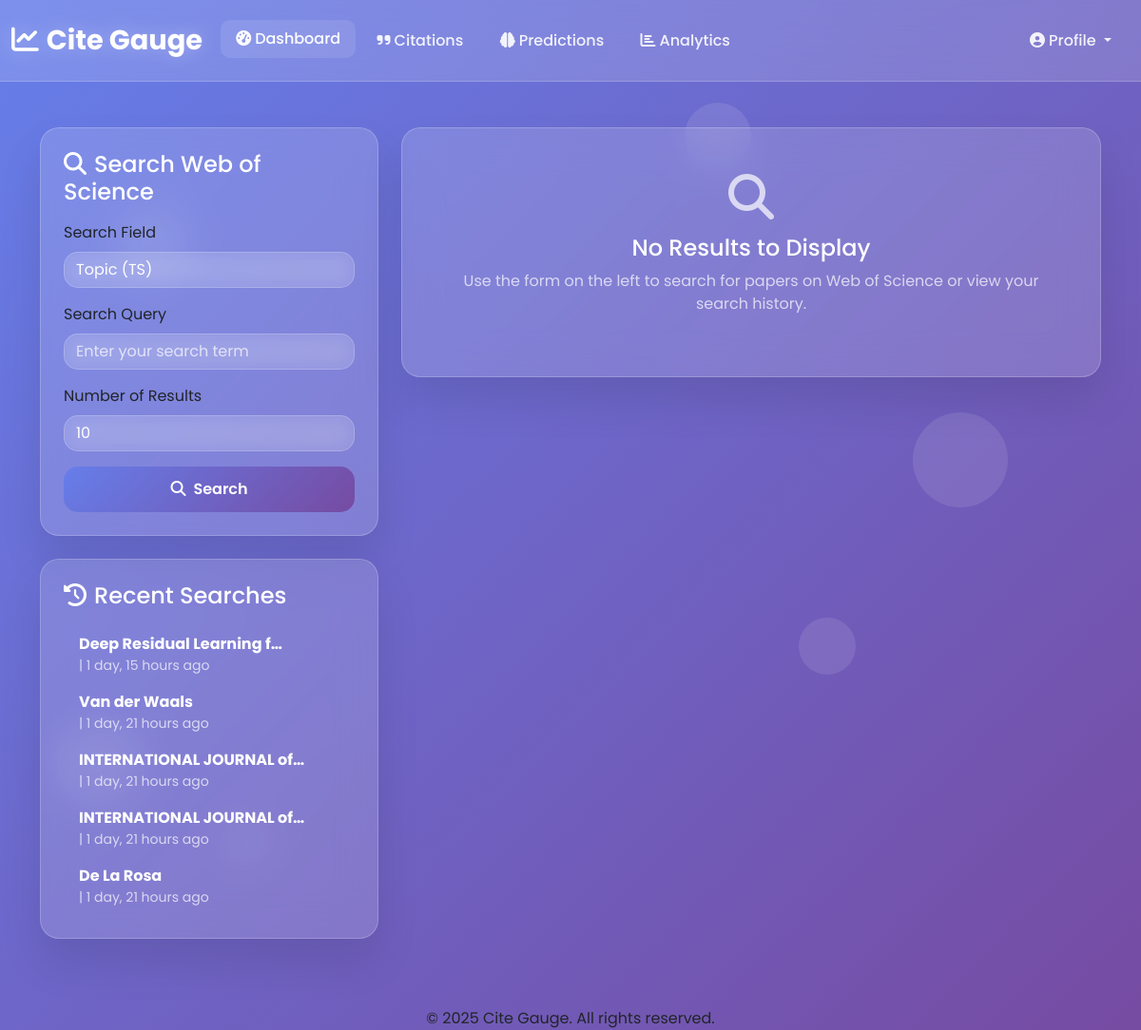
/user/wos-papers/ (signed in), run on an earlier commit of the app's database.
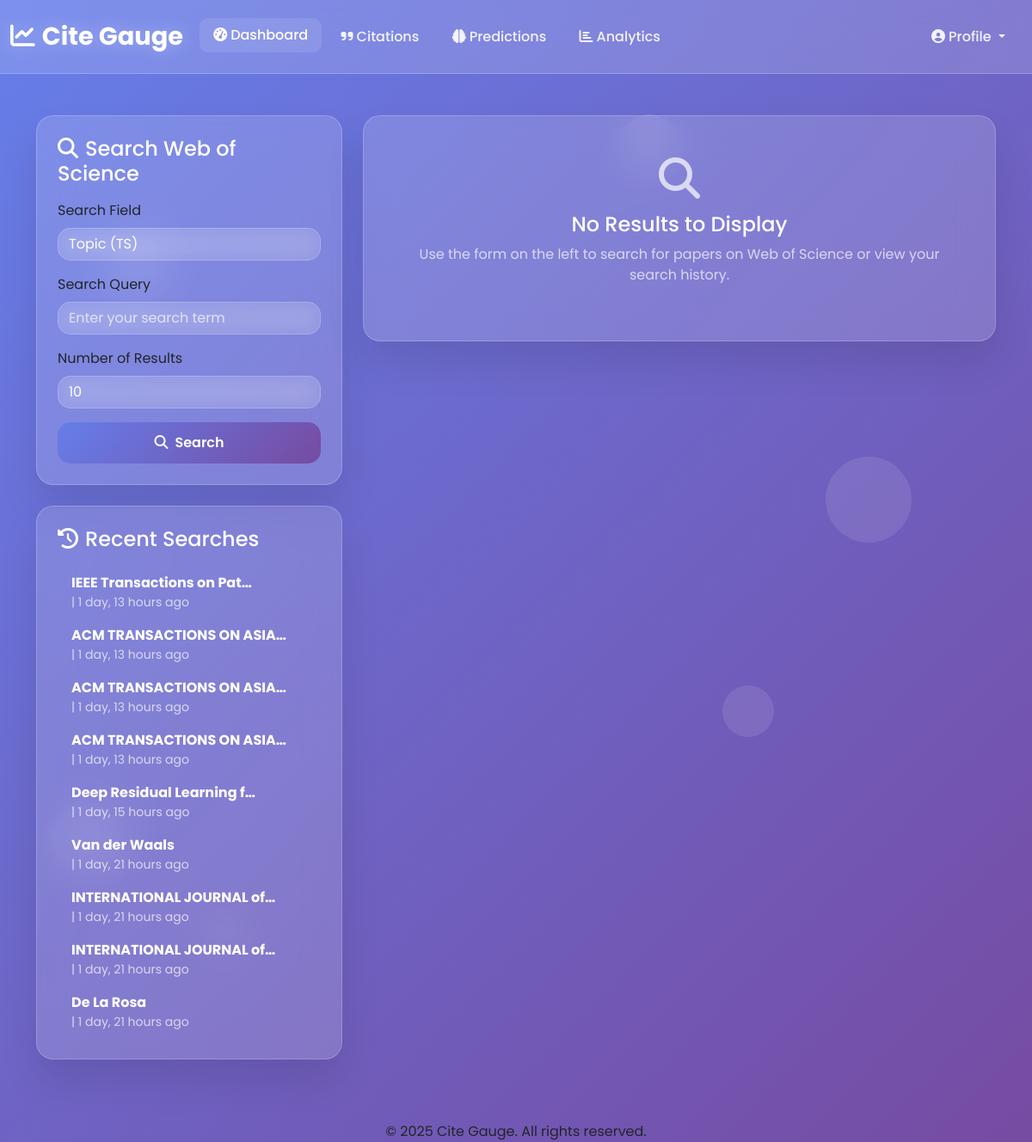
And on a later commit of the database.
### user/models.py (models this page shows, shortened)
class WOSSearchHistory(models.Model):
    user = models.ForeignKey(settings.AUTH_USER_MODEL, on_delete=models.CASCADE, related_name='wos_searches')
    query = models.CharField(max_length=255)
    search_field = models.CharField(max_length=20)
    count = models.IntegerField()
    searched_at = models.DateTimeField(auto_now_add=True)
    json_file_path = models.CharField(max_length=500, blank=True, null=True)  # Path to saved JSON file

### user/views.py (the view, shortened to what this page needs)
# urls.py: path("wos-papers/", wos_paper_list_view, name="wos_papers"),  # List papers from WOS
@login_required
def wos_paper_list_view(request):
    form = WOSSearchForm()
    papers = []
    search_history = WOSSearchHistory.objects.filter(user=request.user).order_by('-searched_at')[:10]
    prediction = None
    predicted_paper_uid = None
    search_field = ""
    query = ""
    count = ""
    if request.method == "POST":
        form = WOSSearchForm(request.POST)
        action = request.POST.get("action")
        if action == "predict":
            try:
                uid = request.POST.get("uid")
                title = request.POST.get("title")
                abstract = request.POST.get("abstract")
                keywords = request.POST.get("keywords")
                predicted_paper_uid = uid  # To highlight the predicted card
                prediction_result = predict_from_text(
                    title=title, abstract=abstract, keywords=keywords
                )
                prediction = prediction_result
                messages.success(request, f"Prediction successful for paper: '{title[:30]}...'.")
            except (ValueError, MLModelError) as e:
                messages.error(request, f"Could not generate prediction: {e}")
            except Exception:
                messages.error(request, "An unexpected error occurred during prediction.")
        if form.is_valid():
            search_field = form.cleaned_data["search_field"]
            query = form.cleaned_data["query"]
            count = form.cleaned_data["count"]
            papers = search_papers_wos(query=query, count=count, field=search_field)
            if action != "predict":  # save only for fresh searches
                if not papers:
                    messages.info(request, "No papers found for your query.")
                else:
                    messages.success(request, f"Found {len(papers)} papers for your query.")
                date_dir = datetime.datetime.now().strftime("%Y%m%d")
                raw_dir = os.path.join(settings.BASE_DIR, "json_data", date_dir)
                os.makedirs(raw_dir, exist_ok=True)
                file_path = os.path.join(
                    raw_dir, f"records_{request.user.id}_{datetime.datetime.now().strftime('%H%M%S')}.json"
                )
                try:
                    with open(file_path, "w", encoding="utf-8") as f:
                        json.dump(papers, f, indent=4, ensure_ascii=False)
                    WOSSearchHistory.objects.create(
                        user=request.user,
                        query=query,
                        search_field=search_field,
                        count=count,
                        json_file_path=file_path
                    )
                except Exception as e:
                    messages.error(request, f"Could not save search history: {e}")
    else:
        form = WOSSearchForm()
        view_history_id = request.GET.get("view_history")
    return render(request, "user/wos_paper_list.html", {
        "form": form,
        "papers": papers,
        "search_history": search_history,
        "prediction": prediction,
        "predicted_paper_uid": predicted_paper_uid,
        "search_field": search_field,
        "query": query,
        "count": count,
    })

### user/forms.py
class WOSSearchForm(forms.Form):
    search_field = forms.ChoiceField(
        choices=FIELD_CHOICES,
        label="Search Field",
        required=True,
        widget=forms.Select(attrs={
            "class": "form-control form-control-glass"
        })
    )
    query = forms.CharField(
        label="Search Query",
        max_length=255,
        required=True,
        widget=forms.TextInput(attrs={
            "class": "form-control form-control-glass",
            "placeholder": "Enter your search term"
        })
    )
    count = forms.IntegerField(
        label="Number of Results",
        min_value=1,
        max_value=50,
        initial=10,
        widget=forms.NumberInput(attrs={
            "class": "form-control form-control-glass",
            "placeholder": "10"
        })
    )

### templates/user/wos_paper_list.html (shortened to what this page needs)
{% extends "base.html" %}
{% load static %}
{% block main_content %}
<div class="container mt-5 mb-5">
    <div class="row">
        <div class="col-lg-4">
            <div class="glass-card p-4 mb-4">
                <h4 class="text-white mb-3"><i class="fas fa-search me-2"></i>Search Web of Science</h4>
                <form method="post">
                    <div class="mb-3">
                        <label for="{{ form.search_field.id_for_label }}" class="form-label text-white-80">{{ form.search_field.label }}</label>
                        {{ form.search_field }}
                    </div>
                    <div class="mb-3">
                        <label for="{{ form.query.id_for_label }}" class="form-label text-white-80">{{ form.query.label }}</label>
                        {{ form.query }}
                    </div>
                    <div class="mb-3">
                        <label for="{{ form.count.id_for_label }}" class="form-label text-white-80">{{ form.count.label }}</label>
                        {{ form.count }}
                    </div>
                    <button type="submit" class="btn btn-primary-glass w-100">
                        <i class="fas fa-search me-2"></i>Search
                    </button>
                </form>
            </div>
            {% if search_history %}
            <div class="glass-card p-4">
                <h4 class="text-white mb-3"><i class="fas fa-history me-2"></i>Recent Searches</h4>
                <ul class="list-unstyled mb-0">
                    {% for search in search_history %}
                    <li>
                        <a href="{% url 'wos_papers' %}?view_history={{ search.id }}" class="history-link">
                            <strong class="text-white">{{ search.query|truncatechars:25 }}</strong>
                            <small class="d-block text-glass-muted">
                                {{ search.get_search_field_display }} | {{ search.searched_at|timesince }} ago
                            </small>
                        </a>
                    </li>
                    {% endfor %}
                </ul>
            </div>
            {% endif %}
        </div>
        <div class="col-lg-8">
            {% if papers %}
                {% for paper in papers %}
                <div class="glass-card wos-card p-4 mb-3" id="paper-{{ paper.uid }}">
                    <div class="d-flex justify-content-between align-items-start">
                        <div>
                            <h5 class="text-white mb-1">{{ paper.title }}</h5>
                            <p class="text-glass-muted mb-2">
                                <i class="fas fa-quote-right me-1"></i> Citations: {{ paper.citations }} |
                                <i class="fas fa-id-card ms-2 me-1"></i> UID: {{ paper.uid }}
                            </p>
                        </div>
                    </div>
                    <hr class="border-glass">
                    <div class="d-flex justify-content-between align-items-center">
                        <form method="post" class="me-3">
                            {% csrf_token %}
                            <input type="hidden" name="action" value="predict">
                            <input type="hidden" name="uid" value="{{ paper.uid }}">
                            <input type="hidden" name="title" value="{{ paper.title }}">
                            <input type="hidden" name="abstract" value="{{ paper.abstract }}">
                            <input type="hidden" name="keywords" value="{{ paper.keywords|join:', ' }}">
                            <input type="hidden" name="search_field" value="{{ form.search_field.value|default:search_field }}">
                            <input type="hidden" name="query" value="{{ form.query.value|default:query }}">
                            <input type="hidden" name="count" value="{{ form.count.value|default:count }}">
                            <button type="submit" class="btn btn-primary-glass btn-sm">
                                <i class="fas fa-brain me-2"></i>Predict Citations
                            </button>
                        </form>
                        {% if paper.uid == predicted_paper_uid and prediction %}
                        <div class="prediction-result-card p-3 rounded text-center flex-grow-1">
                            <p class="text-glass-muted mb-1 small">Predicted Citations (2 years)</p>
                            <div class="prediction-value">{{ prediction.predicted }}</div>
                            {% if prediction.ci_low is not None and prediction.ci_high is not None %}
                                <p class="small text-white-80 mb-0">
                                    95% CI: {{ prediction.ci_low|floatformat:0 }} - {{ prediction.ci_high|floatformat:0 }}
                                </p>
                            {% endif %}
                        </div>
                        {% endif %}
                    </div>
                </div>
                {% endfor %}
            {% else %}
                <div class="glass-card text-center p-5">
                    <i class="fas fa-search fa-3x text-glass-muted mb-3"></i>
                    <h4 class="text-white">No Results to Display</h4>
                    <p class="text-glass-muted">Use the form on the left to search for papers on Web of Science or view your search history.</p>
                </div>
            {% endif %}
        </div>
    </div>
</div>
{% endblock main_content %}

### templates/base.html (shortened to what this page needs)
{% load static %}
<!DOCTYPE html>
<html lang="en">
  <head>
    <link
      href="https://cdnjs.cloudflare.com/ajax/libs/bootstrap/5.3.2/css/bootstrap.min.css"
      rel="stylesheet"
    />
    <link
      href="https://cdnjs.cloudflare.com/ajax/libs/font-awesome/6.4.0/css/all.min.css"
      rel="stylesheet"
    />
    <link href="{% static 'css/style.css' %}" rel="stylesheet" />
  </head>
  <body>
    <div class="bg-animation">
      <div class="particle"></div>
      <div class="particle"></div>
      <div class="particle"></div>
      <div class="particle"></div>
      <div class="particle"></div>
      <div class="particle"></div>
    </div>
    <nav class="navbar navbar-expand-lg navbar-glass" style="position: relative; z-index: 1000;">
      <div class="container-fluid">
        <a class="navbar-brand" href="{% url 'dashboard' %}">
          <i class="fas fa-chart-line me-2"></i>Cite Gauge
        </a>
        <div class="collapse navbar-collapse" id="navbarNav">
          <ul class="navbar-nav me-auto">
            <li class="nav-item">
              <a class="nav-link active" href="{% url 'dashboard' %}">
                <i class="fas fa-tachometer-alt me-1"></i>Dashboard
              </a>
            </li>
            <li class="nav-item">
              <a class="nav-link" href="{% url 'wos_papers' %}">
                <i class="fas fa-quote-right me-1"></i>Citations
              </a>
            </li>
            <li class="nav-item">
              <a class="nav-link" href="{% url 'upload_document' %}">
                <i class="fas fa-brain me-1"></i>Predictions
              </a>
            </li>
            <li class="nav-item">
              <a class="nav-link" href="#analytics">
                <i class="fas fa-chart-bar me-1"></i>Analytics
              </a>
            </li>
          </ul>
          <ul class="navbar-nav">
            <li class="nav-item dropdown">
              <a
                class="nav-link dropdown-toggle"
                href="#"
                role="button"
                data-bs-toggle="dropdown"
              >
                <i class="fas fa-user-circle me-1"></i>Profile
              </a>
            </li>
          </ul>
        </div>
      </div>
    </nav>
    {% block main_content %} {% endblock main_content %}
    <footer class="footer">
      <div class="container text-center">
        <p class="mb-0">&copy; 2025 Cite Gauge. All rights reserved.</p>
      </div>
    </footer>
  </body>
</html>

### static/css/style.css (style rules this page uses)
* { margin: 0; padding: 0; box-sizing: border-box; }
body { font-family: "Poppins", sans-serif; min-height: 100vh; background: linear-gradient(135deg, #667eea 0%, #764ba2 100%); position: relative; overflow-x: hidden; }
.bg-animation { position: fixed; top: 0; left: 0; width: 100%; height: 100%; overflow: hidden; }
.particle { position: absolute; background: rgba(255, 255, 255, 0.1); border-radius: 50%; animation: float 6s ease-in-out infinite; transition: all 0.3s ease; }
.particle:nth-child(1) { width: 80px; height: 80px; top: 20%; left: 10%; animation-delay: 0s; }
.particle:nth-child(2) { width: 60px; height: 60px; top: 60%; left: 70%; animation-delay: 2s; }
.particle:nth-child(3) { width: 100px; height: 100px; top: 40%; left: 80%; animation-delay: 4s; }
.particle:nth-child(4) { width: 40px; height: 40px; top: 80%; left: 20%; animation-delay: 1s; }
.particle:nth-child(5) { width: 70px; height: 70px; top: 10%; left: 60%; animation-delay: 3s; }
.particle:nth-child(6) { width: 90px; height: 90px; top: 70%; left: 5%; animation-delay: 5s; }
.navbar-brand { font-size: 1.8rem; font-weight: 700; color: white !important; text-shadow: 0 0 20px rgba(255, 255, 255, 0.3); }
.nav-link { color: rgba(255, 255, 255, 0.9) !important; font-weight: 500; transition: all 0.3s ease; padding: 0.5rem 1rem !important; border-radius: 10px; margin: 0 0.2rem; }
.nav-link:hover, .nav-link.active { color: white !important; background: rgba(255, 255, 255, 0.1); transform: translateY(-2px); }
.navbar-glass { background: rgba(255, 255, 255, 0.15); backdrop-filter: blur(20px); -webkit-backdrop-filter: blur(20px); border-bottom: 1px solid rgba(255, 255, 255, 0.2); padding: 1rem 0; position: relative; z-index: 1000; }
.glass-card { background: rgba(255, 255, 255, 0.15); backdrop-filter: blur(20px); -webkit-backdrop-filter: blur(20px); border-radius: 20px; border: 1px solid rgba(255, 255, 255, 0.2); box-shadow: 0 25px 45px rgba(0, 0, 0, 0.1); padding: 1.5rem; transition: all 0.3s ease; margin-bottom: 1.5rem; }
.btn-primary-glass { background: linear-gradient(135deg, #667eea 0%, #764ba2 100%); border: none; border-radius: 15px; color: white; font-weight: 600; padding: 0.75rem 1.5rem; transition: all 0.3s ease; position: relative; overflow: hidden; }
.form-control-glass { background: rgba(255, 255, 255, 0.1); border: 1px solid rgba(255, 255, 255, 0.2); border-radius: 15px; color: white; backdrop-filter: blur(10px); transition: all 0.3s ease; }
.form-control-glass::placeholder { color: rgba(255, 255, 255, 0.7); }
.text-glass-muted { color: rgba(255, 255, 255, 0.7); }
.text-white { color: white !important; }

### templates/user/wos_paper_list.html (style rules this page uses)
.history-link { display: block; padding: 0.5rem 1rem; color: rgba(255, 255, 255, 0.8); text-decoration: none; border-radius: 5px; transition: background-color 0.2s ease; }

What changed in the data, as far as the page shows it:
added WOSSearchHistory: query "IEEE Transactions on Pat…", searched_at "1 day, 13 hours"
added WOSSearchHistory: query "ACM TRANSACTIONS ON ASIA…", searched_at "1 day, 13 hours"
added WOSSearchHistory: query "ACM TRANSACTIONS ON ASIA…", searched_at "1 day, 13 hours"
added WOSSearchHistory: query "ACM TRANSACTIONS ON ASIA…", searched_at "1 day, 13 hours"
